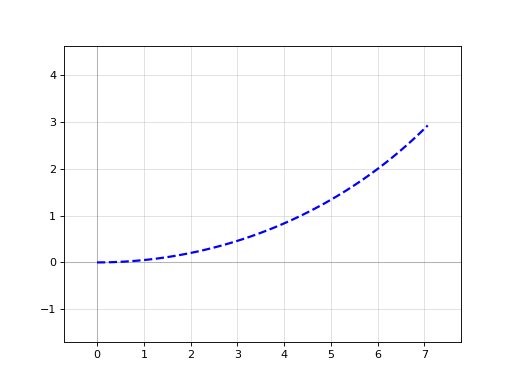

Here is the Python script that generated this plot:
import gdsfactory as gf

p = gf.path.arc(radius=10, angle=45)
p.plot()
